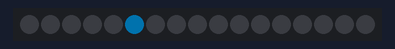
Bench run of a sketch on a simulated Arduino Uno, built with avr-gcc and run on an emulated ATmega328P. Shown: 17 RGB LEDs in strip order, left to right. Dim RGB values are drawn brighter than linear.

Above: at 0.01 s.
At 0.62 s:
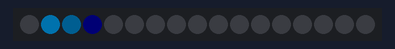

The sketch:

arduino_simple_playback.ino
```cpp
#include <Adafruit_NeoPixel.h>
#ifdef __AVR__
#include <avr/power.h> // Required for 16 MHz Adafruit Trinket
#endif

// ----------------------------------------
// Note: ONLY EDIT SETTINGS BELOW THIS LINE
// ----------------------------------------

int framesPerSecond = 20;   // playback speed on the neopixels
int LEDbrightness   = 50;   // typical value 50, maximum value 255

#define LED_PIN    4 // neopixel data pin
#define LED_COUNT 17 // how many LEDs are you talking to

// ----------------------------------------
// END OF EDITABLE SETTINGS.
// ----------------------------------------

extern int numberOfFrames;
extern int numberOfLEDs;

int framesPerSeconddelay = 1000 / framesPerSecond; // we need to calculate this

Adafruit_NeoPixel strip(LED_COUNT, LED_PIN, NEO_GRB + NEO_KHZ800);
byte buffer[72]; // used for playback // TODO fix this to be working for any number of frames

void displayFrame (int theFrame) ;

void setup() {

  strip.begin();           // INITIALIZE NeoPixel strip object (REQUIRED)
  strip.show();            // Turn off all pixels
  strip.setBrightness(LEDbrightness);
}

void loop() {

  // loop for NUMBER OF FRAMES
  for (int i = 0; i < numberOfFrames; i = i + 1) {
    displayFrame (i); // use function for playback
    delay (framesPerSeconddelay); // see sketch top
  }


}
```

functions.ino
```cpp
// Ignore everything in this file please - // no touch
// Reading array of bytes from PROGMEM - see https://forum.arduino.cc/index.php?topic=560344.0

void displayFrame (int theFrame) {

  memcpy_P(buffer, B[theFrame], numberOfLEDs*3);

  // update all 24 LEDs with the BUFFERed values
  for (int j = 0; j < numberOfLEDs; j = j + 1) {
    int offs = 3 * j; // offset
    strip.setPixelColor(j,  buffer[offs + 0], buffer[offs + 1], buffer[offs + 2]);
  } // end of update LEDs

  // actually display the updated LEDs
  strip.show();

}
```

Source omitted: animation.ino (data table, 854 bytes)

Measured:
- by itself, everything shown: repeats every 0.41 s, in 8 steps
